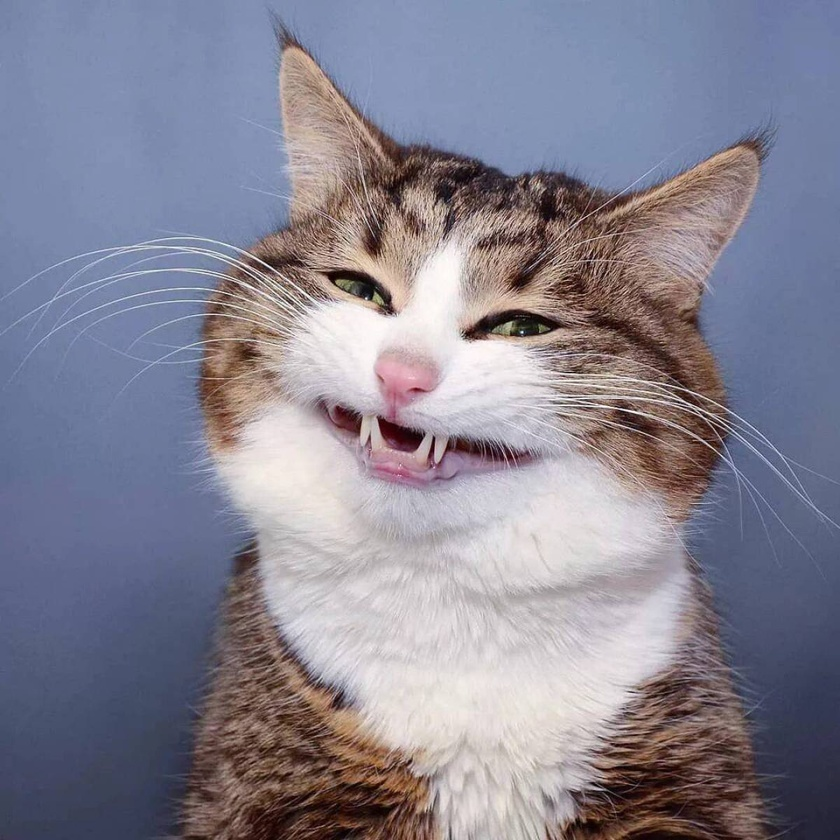
#> input picture cat.jpg, 840 x 840 px, shrunk from 1200 x 1200 before the run
$ jupyter execute 3.ipynb   (older library calls are emulated)
#> lines starting #> are read from the running program, lines starting #| are printed output that depends on the picture
[cell 1]
import cv2
import numpy as np

№1

[cell 2]
# Загрузка изображения
img = cv2.imread('cat.jpg')
#> img is the input picture: shape (840, 840, 3); mean B, G, R 146.6, 131.6, 134.1

# Преобразование изображения в grayscale
gray = cv2.cvtColor(img, cv2.COLOR_BGR2GRAY)
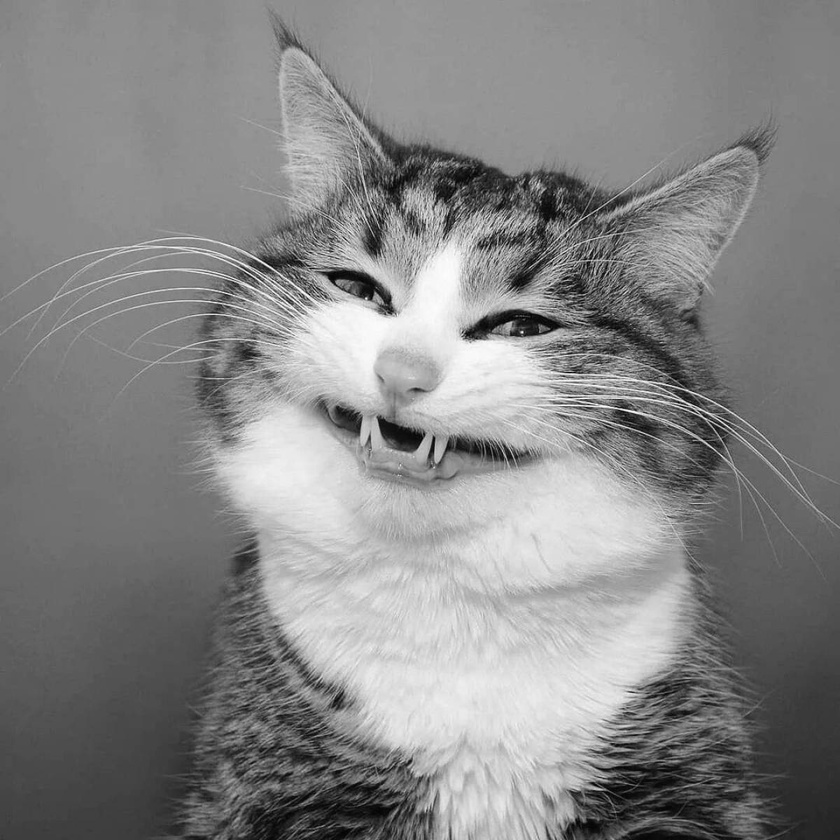
#> gray: shape (840, 840); min 2, max 254, mean 134.1

# Контрастирование изображения
min_val = np.min(gray)
#> min_val = 2
max_val = np.max(gray)
#> max_val = 254
print(f'min_val: {min_val}, max_val: {max_val}')
#| min_val: 2, max_val: 254

# Установка нового диапазона интенсивности
new_min_val = 50
new_max_val = 120

alpha = (new_max_val - new_min_val) / (max_val - min_val)
#> alpha = 0.278

# Преобразование интенсивности пикселей
gray = cv2.multiply(gray, alpha)
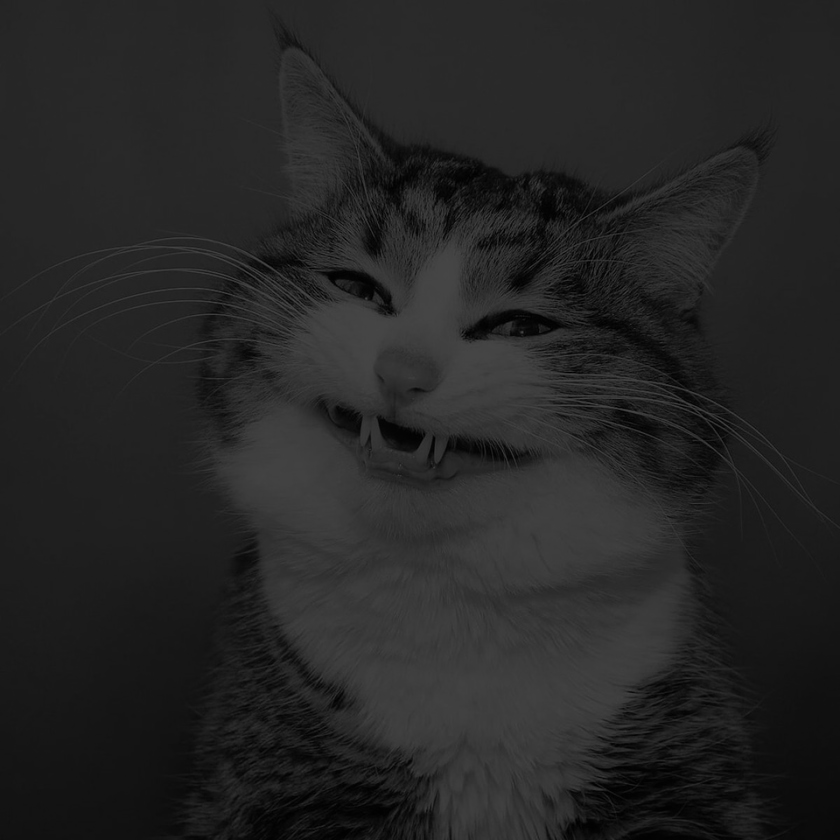
#> gray: shape (840, 840); min 1, max 71, mean 37.2
new_gray = cv2.add(gray, new_min_val)
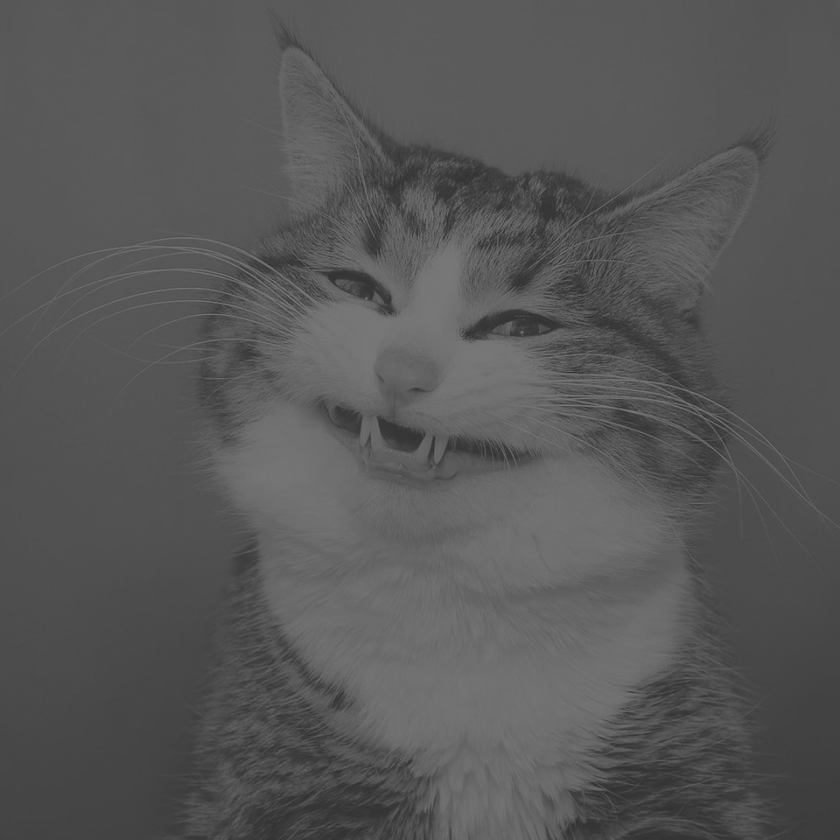
#> new_gray: shape (840, 840); min 51, max 121, mean 87.2

print(f'new_min_val: {np.min(new_gray)}, new_max_val: {np.max(new_gray)}')
#| new_min_val: 51, new_max_val: 121

cv2.imshow("Image", new_gray)
cv2.waitKey(0)
cv2.destroyAllWindows()

№2

[cell 3]
old_gray = cv2.add(new_gray, -new_min_val)
old_gray = cv2.divide(old_gray, alpha)

print(f'min_val: {np.min(old_gray)}, max_val: {np.max(old_gray)}')
#| min_val: 4, max_val: 255

cv2.imshow("Image", old_gray)
cv2.waitKey(0)
cv2.destroyAllWindows()

№3

[cell 4]
img = cv2.imread('cat.jpg')
contrast = 1.5

brightness = int(round(255*(1-contrast)/2))
img_contrast = cv2.addWeighted(img, contrast, img, 0, brightness)
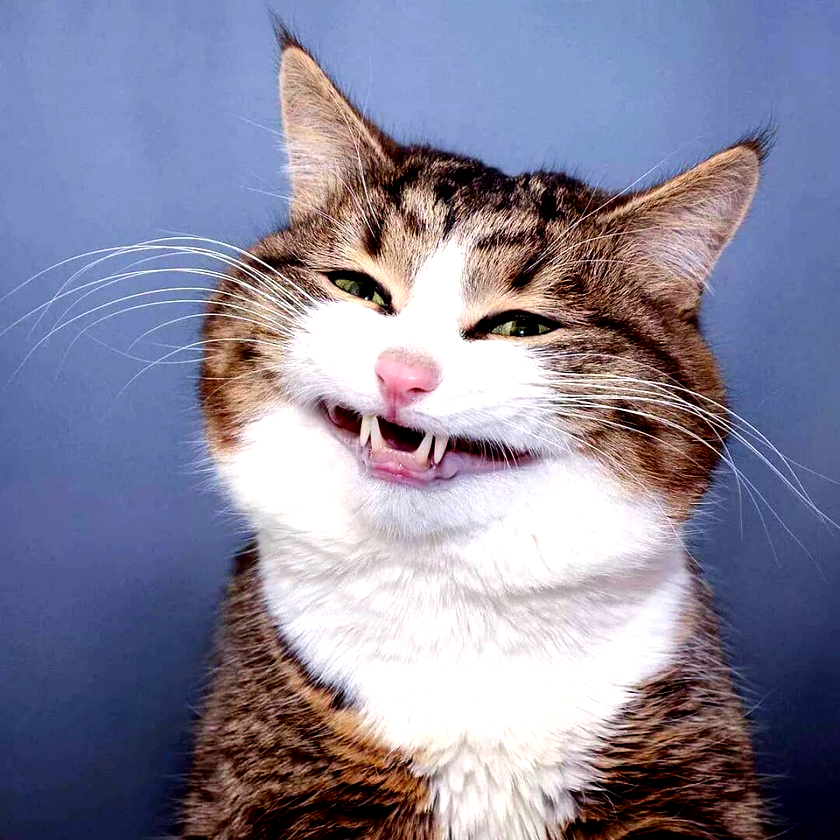
#> img_contrast: shape (840, 840, 3); mean B, G, R 155.6, 132.9, 134.8

cv2.imshow("Image", img_contrast)
cv2.waitKey(0)
cv2.destroyAllWindows()

№4

[cell 5]
# Загрузите изображение
img = cv2.imread('cat.jpg')

# Создайте маску для соляризации
mask = cv2.cvtColor(img, cv2.COLOR_BGR2GRAY)#[:, :, 1]

# Выполните соляризацию с различными значениями k
k = 1
#img_solarized = img.astype(np.float32) * k * (np.max(img) - img)

f = lambda x: k * x * (np.max(mask) - x)

img_solarized = f(mask.astype(np.uint8))
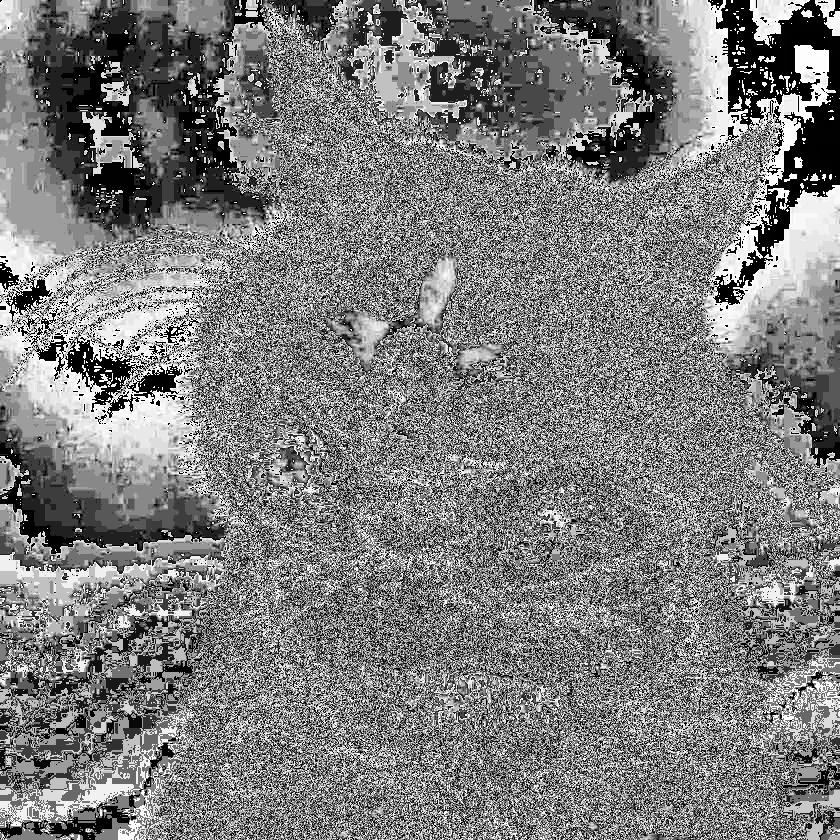
#> img_solarized: shape (840, 840); min 0, max 253, mean 124.5
cv2.imshow("Image", img_solarized)
cv2.waitKey(0)
cv2.destroyAllWindows()

№5

[cell 6]
img = cv2.imread('cat_text.jpg')
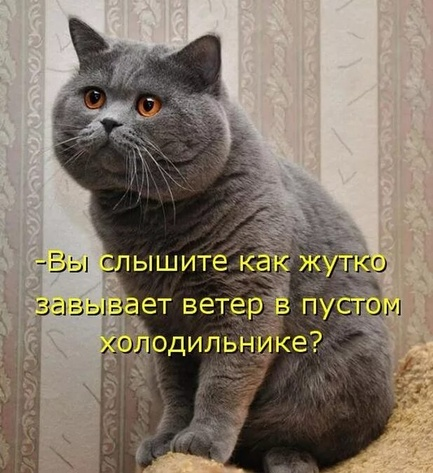
#> input picture cat_text.jpg, 433 x 473 px, shrunk from 618 x 676 before the run
#> img is the input picture: shape (473, 433, 3); mean B, G, R 106.1, 120.4, 132.3

output = cv2.blur(img, (12, 12))

cv2.imshow("Image", output)
cv2.waitKey(0)
cv2.destroyAllWindows()

№6

[cell 7]
img = cv2.imread('cat_text.jpg')
blur = cv2.bilateralFilter(img, 15, 75, 75) #img, diameter pixels, область допустимых цветов пикселей, влияние пикселей друг на друга

cv2.imshow("Image", blur)
cv2.waitKey(0)
cv2.destroyAllWindows()

№7 собель

[cell 8]
img = cv2.imread('cat_text.jpg', cv2.IMREAD_GRAYSCALE)
#> img: shape (473, 433); min 0, max 253, mean 122.3

rows, cols = img.shape[:2]
#> rows = 473; cols = 433

sobel_horizontal = cv2.Sobel(img, cv2.CV_64F, 1, 0, ksize=1)
sobel_vertical = cv2.Sobel(img, cv2.CV_64F, 0, 1, ksize=1)

cv2.imshow("Image", sobel_vertical)
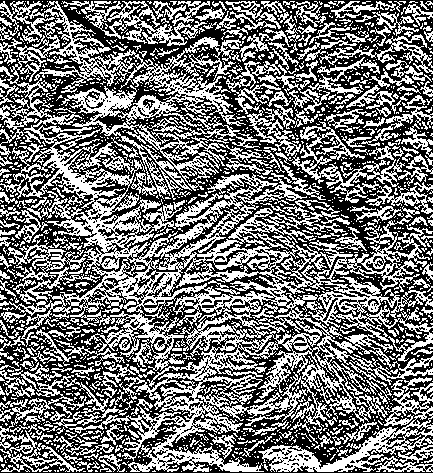
#> window 'Image': shape (473, 433); 46% white in thin lines or dots
cv2.waitKey(0)
cv2.destroyAllWindows()

№7 лаплас

[cell 9]
img = cv2.imread('cat_text.jpg', cv2.IMREAD_GRAYSCALE)

laplacian = cv2.Laplacian(img, cv2.CV_64F)
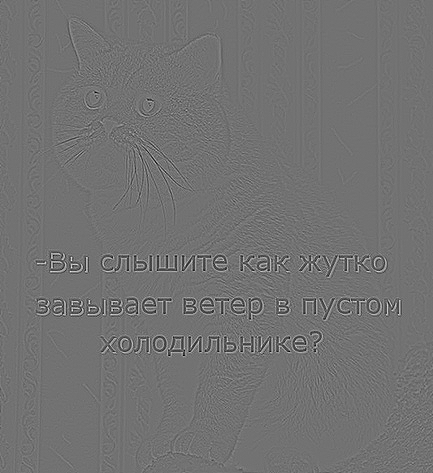
#> laplacian: shape (473, 433) float64; min -364, max 447, mean 0; drawn with min black and max white

cv2.imshow("Image", laplacian)
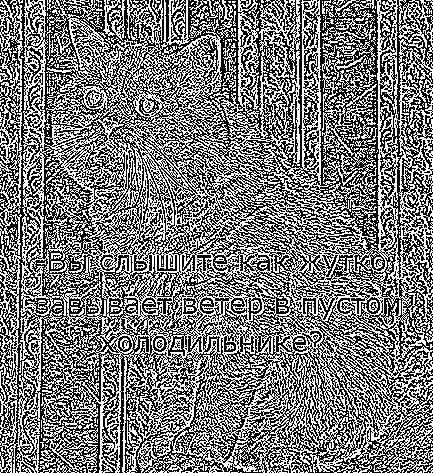
#> window 'Image': shape (473, 433); 48% white in thin lines or dots
cv2.waitKey(0)
cv2.destroyAllWindows()

№7 канни

[cell 10]
img = cv2.imread('cat_text.jpg', cv2.IMREAD_GRAYSCALE)

canny = cv2.Canny(img, 50, 240) # порог минимума, максимума -> поиск границ
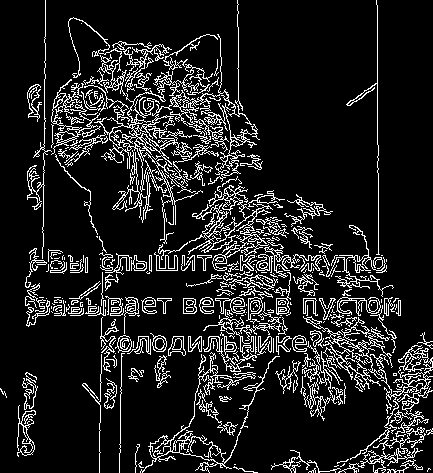
#> canny: shape (473, 433); 12.5% white in thin lines or dots

cv2.imshow("Image", canny)
cv2.waitKey(0)
cv2.destroyAllWindows()
